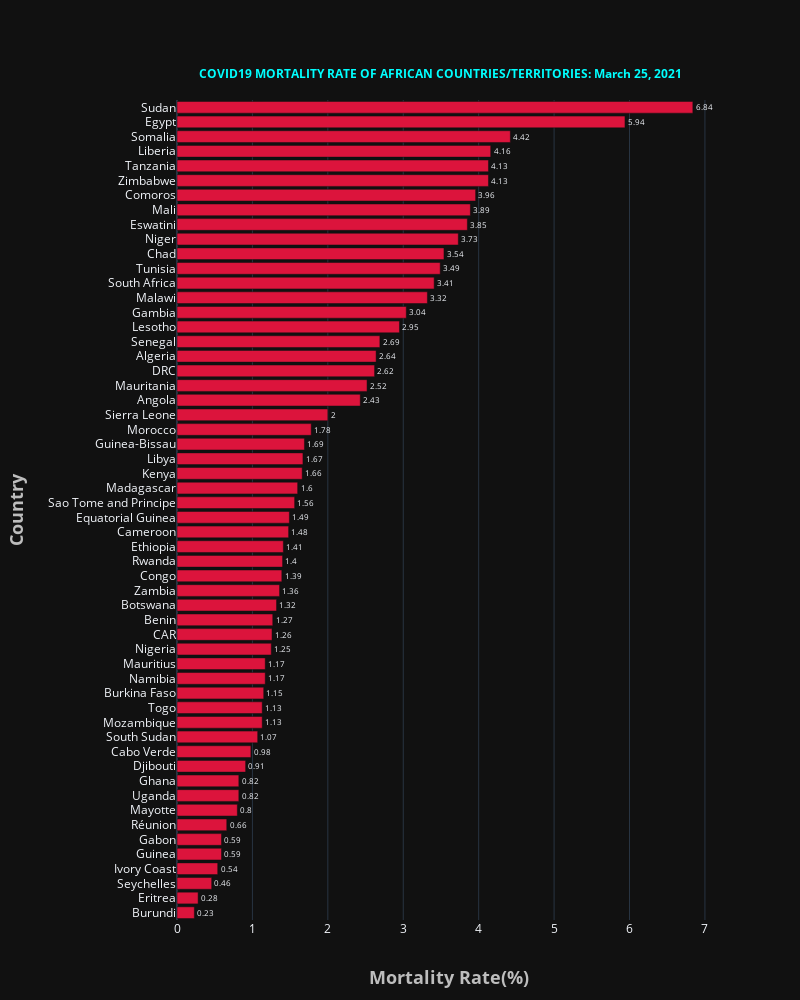

Notebook cell for this chart:
### Markdown cell above
<a id='mortality'></a>

### Code cell
fig = go.Figure()

fig.add_trace(go.Bar(y = african_mortality100['Country_Other'][::-1],x=african_mortality100['Mortality_Rate'][::-1],
                     text=african_mortality100['Mortality_Rate'][::-1],textposition='outside',name = "Afria",marker_color='Crimson',orientation='h',                  
))
fig.update_layout(
    template='plotly_dark',
    title={
        'text': '<b>COVID19 MORTALITY RATE OF AFRICAN COUNTRIES/TERRITORIES: ' + date_string +'</b>',
        'y':0.93,
        'x':0.55,
        'xanchor': 'center',
        'yanchor': 'top',
        'font_color':'Cyan',
        'font_size':12},
    xaxis=dict(title='<b>Mortality Rate(%)</b>',titlefont_size=18, titlefont=dict(color='#BDBDBD')),
    yaxis=dict(title='<b>Country</b>',titlefont_size=18, tickprefix="      ", titlefont=dict(color='#BDBDBD')),
    autosize=False,
    width=800,
    height=1000,     
)

fig.show()

### Figure 1 — Plotly figure (JSON) as saved in the notebook; plotly's stock layout.template omitted (floating-point values rounded to 4 significant figures)
{"data": [{"marker": {"color": "Crimson"}, "name": "Afria", "orientation": "h", "text": [0.23, 0.28, 0.46, 0.54, 0.59, 0.59, 0.66, 0.8, 0.82, 0.82, 0.91, 0.98, 1.07, 1.13, 1.13, 1.15, 1.17, 1.17, 1.25, 1.26, 1.27, 1.32, 1.36, 1.39, 1.4, 1.41, 1.48, 1.49, 1.56, 1.6, 1.66, 1.67, 1.69, 1.78, 2, 2.43, 2.52, 2.62, 2.64, 2.69, 2.95, 3.04, 3.32, 3.41, 3.49, 3.54, 3.73, 3.85, 3.89, 3.96, 4.13, 4.13, 4.16, 4.42, 5.94, 6.84], "textposition": "outside", "type": "bar", "x": [0.23, 0.28, 0.46, 0.54, 0.59, 0.59, 0.66, 0.8, 0.82, 0.82, 0.91, 0.98, 1.07, 1.13, 1.13, 1.15, 1.17, 1.17, 1.25, 1.26, 1.27, 1.32, 1.36, 1.39, 1.4, 1.41, 1.48, 1.49, 1.56, 1.6, 1.66, 1.67, 1.69, 1.78, 2, 2.43, 2.52, 2.62, 2.64, 2.69, 2.95, 3.04, 3.32, 3.41, 3.49, 3.54, 3.73, 3.85, 3.89, 3.96, 4.13, 4.13, 4.16, 4.42, 5.94, 6.84], "y": ["Burundi", "Eritrea", "Seychelles", "Ivory Coast", "Guinea", "Gabon", "Réunion", "Mayotte", "Uganda", "Ghana", "Djibouti", "Cabo Verde", "South Sudan", "Mozambique", "Togo", "Burkina Faso", "Namibia", "Mauritius", "Nigeria", "CAR", "Benin", "Botswana", "Zambia", "Congo", "Rwanda", "Ethiopia", "Cameroon", "Equatorial Guinea", "Sao Tome and Principe", "Madagascar", "Kenya", "Libya", "Guinea-Bissau", "Morocco", "Sierra Leone", "Angola", "Mauritania", "DRC", "Algeria", "Senegal", "Lesotho", "Gambia", "Malawi", "South Africa", "Tunisia", "Chad", "Niger", "Eswatini", "Mali", "Comoros", "Zimbabwe", "Tanzania", "Liberia", "Somalia", "Egypt", "Sudan"]}], "layout": {"autosize": false, "height": 1000, "title": {"font": {"color": "Cyan", "size": 12}, "text": "<b>COVID19 MORTALITY RATE OF AFRICAN COUNTRIES/TERRITORIES: March 25, 2021</b>", "x": 0.55, "xanchor": "center", "y": 0.93, "yanchor": "top"}, "width": 800, "xaxis": {"title": {"font": {"color": "#BDBDBD", "size": 18}, "text": "<b>Mortality Rate(%)</b>"}}, "yaxis": {"tickprefix": "      ", "title": {"font": {"color": "#BDBDBD", "size": 18}, "text": "<b>Country</b>"}}}}
